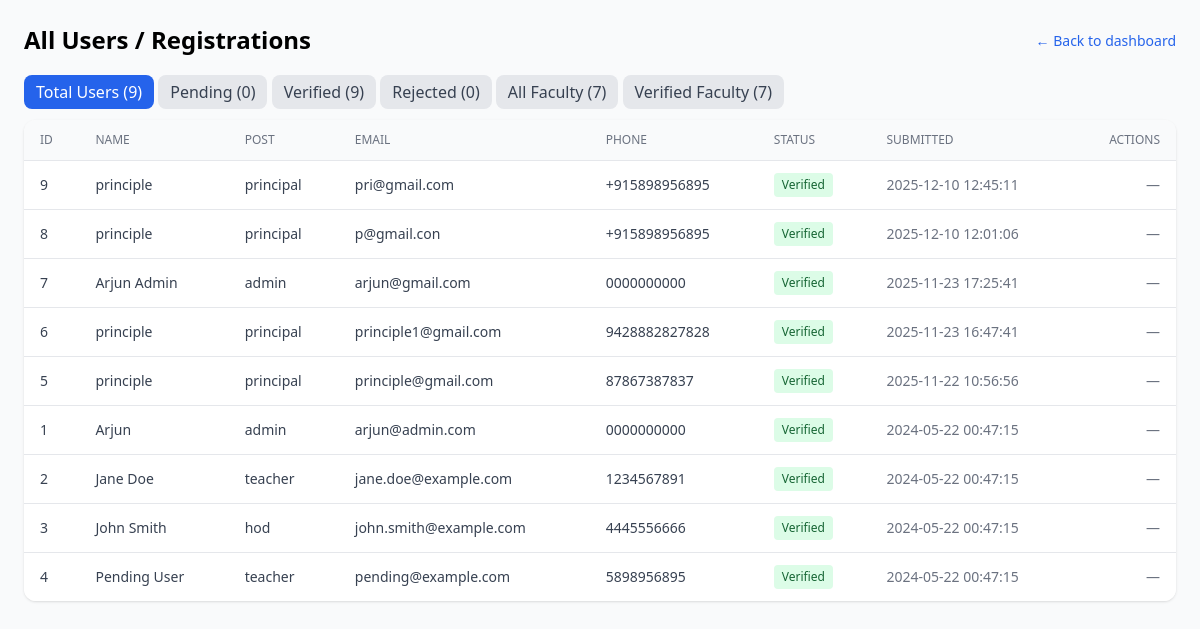
The page /manage_users.php on the database its author committed.
### tables this page shows
CREATE TABLE `users` (
  `id` int(11) NOT NULL AUTO_INCREMENT,
  `name` varchar(255) NOT NULL,
  `gender` enum('male','female','other') DEFAULT NULL,
  `date_of_birth` date DEFAULT NULL,
  `post` enum('admin','principal','vice_principal','hod','teacher','faculty') NOT NULL,
  `designation` varchar(255) DEFAULT NULL,
  `college_name` varchar(255) NOT NULL,
  `college_id` int(11) DEFAULT NULL,
  `department_id` int(11) DEFAULT NULL,
  `department` varchar(100) DEFAULT NULL,
  `qualification` varchar(255) DEFAULT NULL,
  `experience` int(11) DEFAULT 0,
  `phone` varchar(20) NOT NULL,
  `employee_id` varchar(50) DEFAULT NULL,
  `email` varchar(255) NOT NULL,
  `profile_photo` varchar(500) DEFAULT NULL,
  `password` varchar(255) DEFAULT NULL,
  `status` enum('pending','verified','rejected') NOT NULL DEFAULT 'pending',
  `is_active` tinyint(1) DEFAULT 1,
  `created_at` timestamp NOT NULL DEFAULT current_timestamp(),
  `last_login` timestamp NULL DEFAULT NULL,
  `expertise_area` text DEFAULT NULL COMMENT 'JSON array',
  `latitude` decimal(10,8) DEFAULT NULL,
  `longitude` decimal(11,8) DEFAULT NULL,
  `last_profile_update` timestamp NULL DEFAULT NULL,
  `profile_completion` int(11) DEFAULT 0 COMMENT 'Percentage',
  `avg_rating` decimal(3,2) DEFAULT NULL,
  `rating_count` int(11) DEFAULT 0,
  `onboarding_completed_at` timestamp NULL DEFAULT NULL,
  `onboarding_step` int(11) DEFAULT 0,
  `profile_data` text DEFAULT NULL COMMENT 'JSON data for teacher profile',
  `address` text DEFAULT NULL COMMENT 'User residential address',
  `profile_completed` tinyint(1) DEFAULT 0 COMMENT 'Whether teacher completed onboarding',
  `raw_password` varchar(255) DEFAULT 'Welcome@123' COMMENT 'Plain text password for admin reference',
  `verified_by` int(11) DEFAULT NULL COMMENT 'User ID who verified this account',
  `staff_id` varchar(50) DEFAULT NULL COMMENT 'Unique staff ID (fixed)',
  `date_of_joining` date DEFAULT NULL COMMENT 'Joining date (fixed)',
  `personal_email` varchar(255) DEFAULT NULL COMMENT 'Personal email (editable)',
  `alternate_phone` varchar(20) DEFAULT NULL COMMENT 'Alternate phone (editable)',
  `current_address` text DEFAULT NULL COMMENT 'Current address (editable)',
  `permanent_address` text DEFAULT NULL COMMENT 'Permanent address (editable)',
  `aadhar_number` varchar(12) DEFAULT NULL COMMENT 'Aadhar number',
  `specialization` varchar(255) DEFAULT NULL COMMENT 'Specialization/Subject',
  `experience_years` int(11) DEFAULT 0 COMMENT 'Years of experience',
  `emergency_contact_name` varchar(255) DEFAULT NULL COMMENT 'Emergency contact name',
  `emergency_contact_phone` varchar(20) DEFAULT NULL COMMENT 'Emergency contact phone',
  PRIMARY KEY (`id`),
  UNIQUE KEY `email` (`email`),
  KEY `idx_college_id` (`college_id`),
  KEY `idx_verified_by` (`verified_by`),
  KEY `idx_staff_id` (`staff_id`),
  KEY `idx_users_college` (`college_id`),
  KEY `idx_users_dept` (`department_id`),
  KEY `idx_users_role` (`post`),
  CONSTRAINT `fk_user_college` FOREIGN KEY (`college_id`) REFERENCES `colleges` (`id`) ON DELETE SET NULL,
  CONSTRAINT `fk_users_college` FOREIGN KEY (`college_id`) REFERENCES `colleges` (`id`) ON DELETE SET NULL,
  CONSTRAINT `fk_users_dept` FOREIGN KEY (`department_id`) REFERENCES `departments` (`id`) ON DELETE SET NULL
);

### manage_users.php (the view, shortened to what this page needs)
<?php
require_once __DIR__ . '/config/db.php';
$users = [];
$counts = [
    'total' => 0, 'pending' => 0, 'verified' => 0,
    'rejected' => 0, 'faculty' => 0, 'verified_faculty' => 0,
];
try {
  $filter = $_GET['filter'] ?? '';
  $allowedPosts = ['teacher','hod','vice_principal','vice principal','vice-principal','vp','principal','professor','lecturer','faculty','assistant_professor','assoc_professor','asst_professor'];
  $hasRoleColumn = false;
  try {
      $hasRoleColumn = (bool) $pdo->query("SHOW COLUMNS FROM users LIKE 'role'")->fetch();
  } catch (Exception $e) {
      $hasRoleColumn = false;
  }
  $counts['total'] = (int) $pdo->query("SELECT COUNT(*) FROM users")->fetchColumn();
  $counts['pending'] = (int) $pdo->query("SELECT COUNT(*) FROM users WHERE status='pending'")->fetchColumn();
  $counts['verified'] = (int) $pdo->query("SELECT COUNT(*) FROM users WHERE status='verified'")->fetchColumn();
  $counts['rejected'] = (int) $pdo->query("SELECT COUNT(*) FROM users WHERE status='rejected'")->fetchColumn();
  $facultyPlaceholders = implode(',', array_fill(0, count($allowedPosts), '?'));
  $facultyConditionSQL = $hasRoleColumn
    ? "(role = 'faculty' OR post IN ($facultyPlaceholders))"
    : "post IN ($facultyPlaceholders)";
  $stmt_faculty_count = $pdo->prepare("SELECT COUNT(*) FROM users WHERE $facultyConditionSQL");
  $stmt_faculty_count->execute($allowedPosts);
  $counts['faculty'] = (int) $stmt_faculty_count->fetchColumn();
  $stmt_verified_faculty_count = $pdo->prepare("SELECT COUNT(*) FROM users WHERE status = 'verified' AND $facultyConditionSQL");
  $stmt_verified_faculty_count->execute($allowedPosts);
  $counts['verified_faculty'] = (int) $stmt_verified_faculty_count->fetchColumn();
  $baseSql = "SELECT id, name, post, college_name, phone, email, status, created_at FROM users";
  $whereClause = '';
  $params = [];
  $sql = "$baseSql $whereClause ORDER BY created_at DESC";
  $stmt = $pdo->prepare($sql);
  $stmt->execute($params);
  $users = $stmt->fetchAll(PDO::FETCH_ASSOC);
} catch (Exception $e) {
  error_log('manage_users error: ' . $e->getMessage());
}
?>
<!doctype html>
<html lang="en">
<head>
  <script src="https://cdn.tailwindcss.com"></script>
</head>
<body class="min-h-screen bg-gray-50 p-6">
  <div class="max-w-6xl mx-auto">
    <div class="mb-6 flex items-center justify-between">
      <div>
        <h1 class="text-2xl font-bold">All Users / Registrations</h1>
      </div>
      <div class="text-right">
        <a href="dashboard.php" class="text-sm text-blue-600">← Back to dashboard</a>
      </div>
    </div>
<div class="mb-4">
        <a href="?" class="px-3 py-1.5 rounded-lg <?= empty($filter) ? 'bg-blue-600 text-white' : 'bg-gray-200 text-gray-700' ?>">Total Users (<?= $counts['total'] ?>)</a>
        <a href="?filter=pending" class="px-3 py-1.5 rounded-lg <?= $filter === 'pending' ? 'bg-yellow-500 text-white' : 'bg-gray-200 text-gray-700' ?>">Pending (<?= $counts['pending'] ?>)</a>
        <a href="?filter=verified" class="px-3 py-1.5 rounded-lg <?= $filter === 'verified' ? 'bg-green-600 text-white' : 'bg-gray-200 text-gray-700' ?>">Verified (<?= $counts['verified'] ?>)</a>
        <a href="?filter=rejected" class="px-3 py-1.5 rounded-lg <?= $filter === 'rejected' ? 'bg-red-600 text-white' : 'bg-gray-200 text-gray-700' ?>">Rejected (<?= $counts['rejected'] ?>)</a>
        <a href="?filter=faculty" class="px-3 py-1.5 rounded-lg <?= $filter === 'faculty' ? 'bg-purple-600 text-white' : 'bg-gray-200 text-gray-700' ?>">All Faculty (<?= $counts['faculty'] ?>)</a>
        <a href="?filter=verified_faculty" class="px-3 py-1.5 rounded-lg <?= $filter === 'verified_faculty' ? 'bg-sky-600 text-white' : 'bg-gray-200 text-gray-700' ?>">Verified Faculty (<?= $counts['verified_faculty'] ?>)</a>
      </div>
    <div class="bg-white rounded-xl shadow overflow-auto">
      <table class="min-w-full divide-y divide-gray-200">
        <thead class="bg-gray-50">
          <tr>
            <th class="px-4 py-3 text-left text-xs font-medium text-gray-500 uppercase">ID</th>
            <th class="px-4 py-3 text-left text-xs font-medium text-gray-500 uppercase">Name</th>
            <th class="px-4 py-3 text-left text-xs font-medium text-gray-500 uppercase">Post</th>
            <th class="px-4 py-3 text-left text-xs font-medium text-gray-500 uppercase">Email</th>
            <th class="px-4 py-3 text-left text-xs font-medium text-gray-500 uppercase">Phone</th>
            <th class="px-4 py-3 text-left text-xs font-medium text-gray-500 uppercase">Status</th>
            <th class="px-4 py-3 text-left text-xs font-medium text-gray-500 uppercase">Submitted</th>
            <th class="px-4 py-3 text-right text-xs font-medium text-gray-500 uppercase">Actions</th>
          </tr>
        </thead>
        <tbody class="bg-white divide-y divide-gray-200">
          <?php if (empty($users)): ?>
            <tr>
              <td class="px-4 py-6 text-center" colspan="8">No users found for this filter.</td>
            </tr>
          <?php else: foreach ($users as $u): ?>
            <tr>
              <td class="px-4 py-3 text-sm text-gray-700"><?= htmlspecialchars($u['id']) ?></td>
              <td class="px-4 py-3 text-sm text-gray-700"><?= htmlspecialchars($u['name']) ?></td>
              <td class="px-4 py-3 text-sm text-gray-700"><?= htmlspecialchars($u['post']) ?></td>
              <td class="px-4 py-3 text-sm text-gray-700"><?= htmlspecialchars($u['email']) ?></td>
              <td class="px-4 py-3 text-sm text-gray-700"><?= htmlspecialchars($u['phone']) ?></td>
              <td class="px-4 py-3 text-sm">
                <?php if ($u['status'] === 'pending'): ?>
                  <span class="inline-block bg-yellow-100 text-yellow-800 px-2 py-1 rounded text-xs">Pending</span>
                <?php elseif ($u['status'] === 'verified'): ?>
                  <span class="inline-block bg-green-100 text-green-800 px-2 py-1 rounded text-xs">Verified</span>
                <?php elseif ($u['status'] === 'rejected'): ?>
                  <span class="inline-block bg-red-100 text-red-800 px-2 py-1 rounded text-xs">Rejected</span>
                <?php else: ?>
                  <span class="inline-block bg-gray-100 text-gray-800 px-2 py-1 rounded text-xs"><?= htmlspecialchars($u['status']) ?></span>
                <?php endif; ?>
              </td>
              <td class="px-4 py-3 text-sm text-gray-500"><?= htmlspecialchars($u['created_at']) ?></td>
              <td class="px-4 py-3 text-right text-sm">
                <?php if ($u['status'] === 'pending'): ?>
                  <form method="post" action="verify_users.php" style="display:inline" onsubmit="return confirm('Verify this user?')">
                    <input type="hidden" name="action" value="verify">
                    <input type="hidden" name="id" value="<?= htmlspecialchars($u['id']) ?>">
                    <input type="hidden" name="from" value="manage">
                    <input type="hidden" name="csrf_token" value="<?= htmlspecialchars($_SESSION['csrf_token']) ?>">
                    <button type="submit" class="text-sm text-green-600 hover:underline mr-3">Verify</button>
                  </form>
                  <form method="post" action="verify_users.php" style="display:inline" onsubmit="return confirm('Reject this user? This will mark the registration as rejected.')">
                    <input type="hidden" name="action" value="reject">
                    <input type="hidden" name="id" value="<?= htmlspecialchars($u['id']) ?>">
                    <input type="hidden" name="from" value="manage">
                    <input type="hidden" name="csrf_token" value="<?= htmlspecialchars($_SESSION['csrf_token']) ?>">
                    <button type="submit" class="text-sm text-red-600 hover:underline">Reject</button>
                  </form>
                <?php else: ?>
                  <span class="text-sm text-gray-500">—</span>
                <?php endif; ?>
              </td>
            </tr>
          <?php endforeach; endif; ?>
        </tbody>
      </table>
    </div>
  </div>
</body>
</html>

### rows shown on the page
users: id "9", name "principle", post "principal", email "pri@gmail.com", phone "+915898956895", status "Verified", created_at "2025-12-10 12:45:11"
users: id "8", name "principle", post "principal", email "p@gmail.con", phone "+915898956895", status "Verified", created_at "2025-12-10 12:01:06"
users: id "7", name "Arjun Admin", post "admin", email "arjun@gmail.com", phone "0000000000", status "Verified", created_at "2025-11-23 17:25:41"
users: id "6", name "principle", post "principal", email "principle1@gmail.com", phone "9428882827828", status "Verified", created_at "2025-11-23 16:47:41"
users: id "5", name "principle", post "principal", email "principle@gmail.com", phone "87867387837", status "Verified", created_at "2025-11-22 10:56:56"
users: id "1", name "Arjun", post "admin", email "arjun@admin.com", phone "0000000000", status "Verified", created_at "2024-05-22 00:47:15"
users: id "2", name "Jane Doe", post "teacher", email "jane.doe@example.com", phone "1234567891", status "Verified", created_at "2024-05-22 00:47:15"
users: id "3", name "John Smith", post "hod", email "john.smith@example.com", phone "4445556666", status "Verified", created_at "2024-05-22 00:47:15"
users: id "4", name "Pending User", post "teacher", email "pending@example.com", phone "5898956895", status "Verified", created_at "2024-05-22 00:47:15"

### other values the page prints
$counts['total'] "9"
$counts['pending'] "0"
$counts['verified'] "9"
$counts['rejected'] "0"
$counts['faculty'] "7"
$counts['verified_faculty'] "7"
